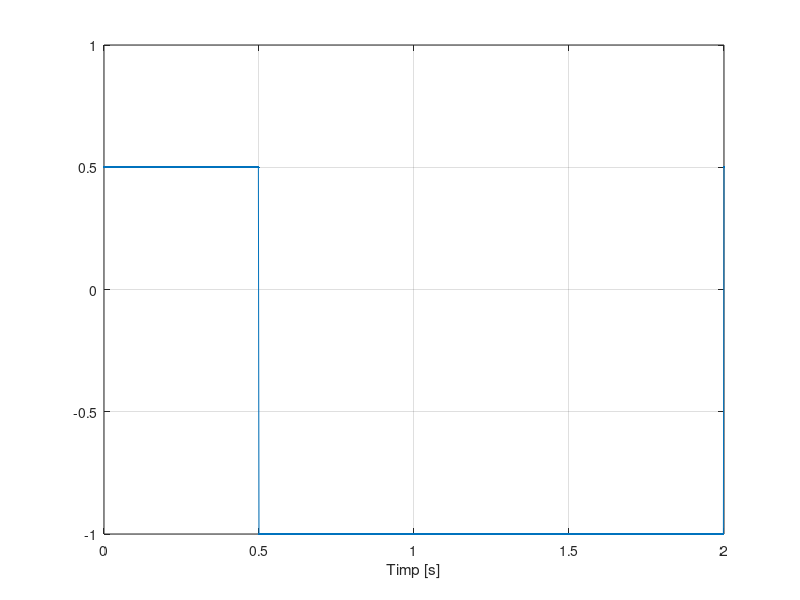

MATLAB code for this plot: (Note: this script raises an error after producing the figure.)

figure(1)
t=0:0.002:2;
sd=0.75*square(2*pi*0.5*t,25)-0.25;
plot(t,sd,'.-'),xlabel('Timp [s]'),grid % rezolutie temporara de 2 ms
dutycycle(sd,t),grid

figure(2)
t=0:0.02:2;
sd=0.75*square(2*pi*0.5*t,25)-0.25;
plot(t,sd,'.-'),xlabel('Timp [s]'),grid % rezolutie temporara de 20 ms
dutycycle(sd,t),grid

figure(3)
t=0:0.2:2;
sd=0.75*square(2*pi*0.5*t,25)-0.25;
plot(t,sd,'.-'),xlabel('Timp [s]'),grid % rezolutie temporara de 200 ms
dutycycle(sd,t),grid